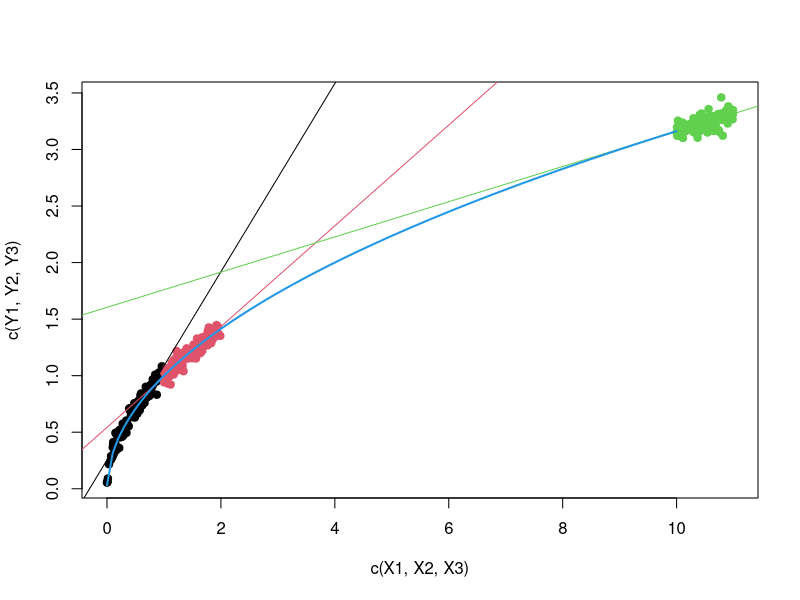

Here is the R script that generated this plot:
## ---- chunk 1
genY <- function(X, sig) Y = sqrt(X)+sig*rnorm(length(X))
sig=0.05; n=100
X1 = runif(n,0,1); Y1 = genY(X1,sig)
X2 = runif(n,1,2); Y2 = genY(X2,sig)
X3 = runif(n,10,11); Y3 = genY(X3,sig)
plot(c(X1,X2,X3),c(Y1,Y2,Y3),pch=19,col=rep(1:3,each=n))
abline(lm(Y1~X1), col=1); abline(lm(Y2~X2), col=2); abline(lm(Y3~X3), col=3)
curve(sqrt(x),.001,10,col=4,lwd=2, add=TRUE)
round(c(summary(lm(Y1~X1))$r.sq, summary(lm(Y2~X2))$r.sq, summary(lm(Y3~X3))$r.sq), 3)
